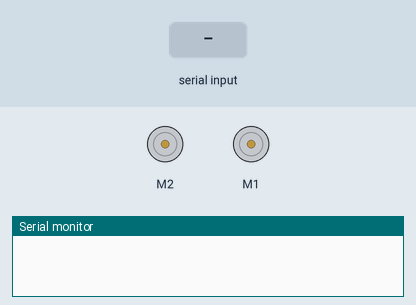
Simulated run of this sketch. Board: Arduino Uno, built with avr-gcc and run on an emulated ATmega328P. On the bench: 2 × DC motor (green arrow = forward, orange = backward, longer = faster), the last lines printed to the serial monitor. The test bench sets the inputs (shaded band).

Above: at 1.2 s.
1.3 s: "90,45\n" received over Serial
At 2.3 s:
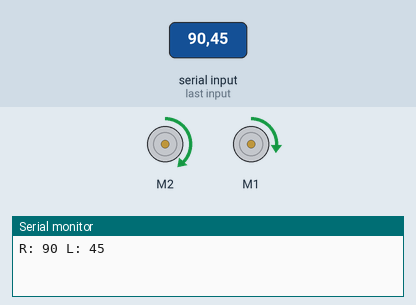
2.8 s: "30,150\n" received over Serial
At 3.4 s:
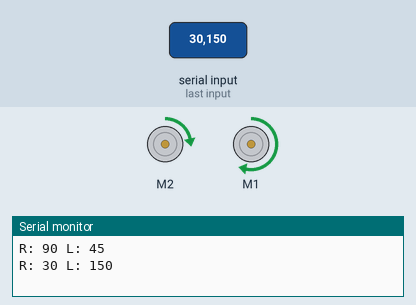
4.3 s: "1,90\n" received over Serial
At 5.7 s:
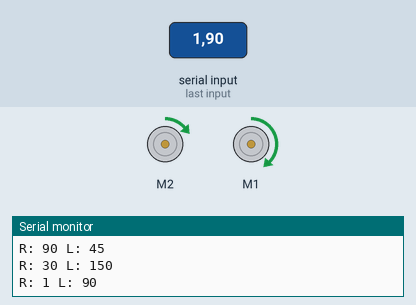
Timing chart, 0 to 7.3 s (numbered marks = the images above; inputs shaded):
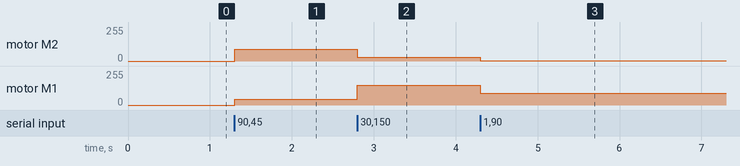

The sketch:

arduino_pwm_direction_control.ino
```cpp
#include <AFMotor.h>

// 右輪用 Motor 2、左輪用 Motor 1
AF_DCMotor motorRight(2);
AF_DCMotor motorLeft(1);

void setup() {
  Serial.begin(115200);
  motorRight.setSpeed(0);
  motorLeft.setSpeed(0);
}

void loop() {
  if (Serial.available()) {
    String line = Serial.readStringUntil('\n');
    line.trim();

    int commaIndex = line.indexOf(',');
    if (commaIndex > 0) {
      int pwmR = line.substring(0, commaIndex).toInt();
      int pwmL = line.substring(commaIndex + 1).toInt();

      pwmR = constrain(pwmR, -255, 255);
      pwmL = constrain(pwmL, -255, 255);

      // 右輪方向與速度
      motorRight.setSpeed(abs(pwmR));
      motorRight.run(pwmR >= 0 ? FORWARD : BACKWARD);

      // 左輪方向與速度
      motorLeft.setSpeed(abs(pwmL));
      motorLeft.run(pwmL >= 0 ? FORWARD : BACKWARD);

      // Debug output
      Serial.print("R: "); Serial.print(pwmR);
      Serial.print(" L: "); Serial.println(pwmL);
    }
  }
}
```

Measured:
- after the input at 1.3 s, motor M2: stopped → forward 90/255 at once; motor M1: stopped → forward 45/255 at once
- after the input at 2.8 s, motor M2: forward 90/255 → forward 30/255 at once; motor M1: forward 45/255 → forward 150/255 at once
- after the input at 4.3 s, motor M2: forward 30/255 → forward 1/255 at once; motor M1: forward 150/255 → forward 90/255 at once
